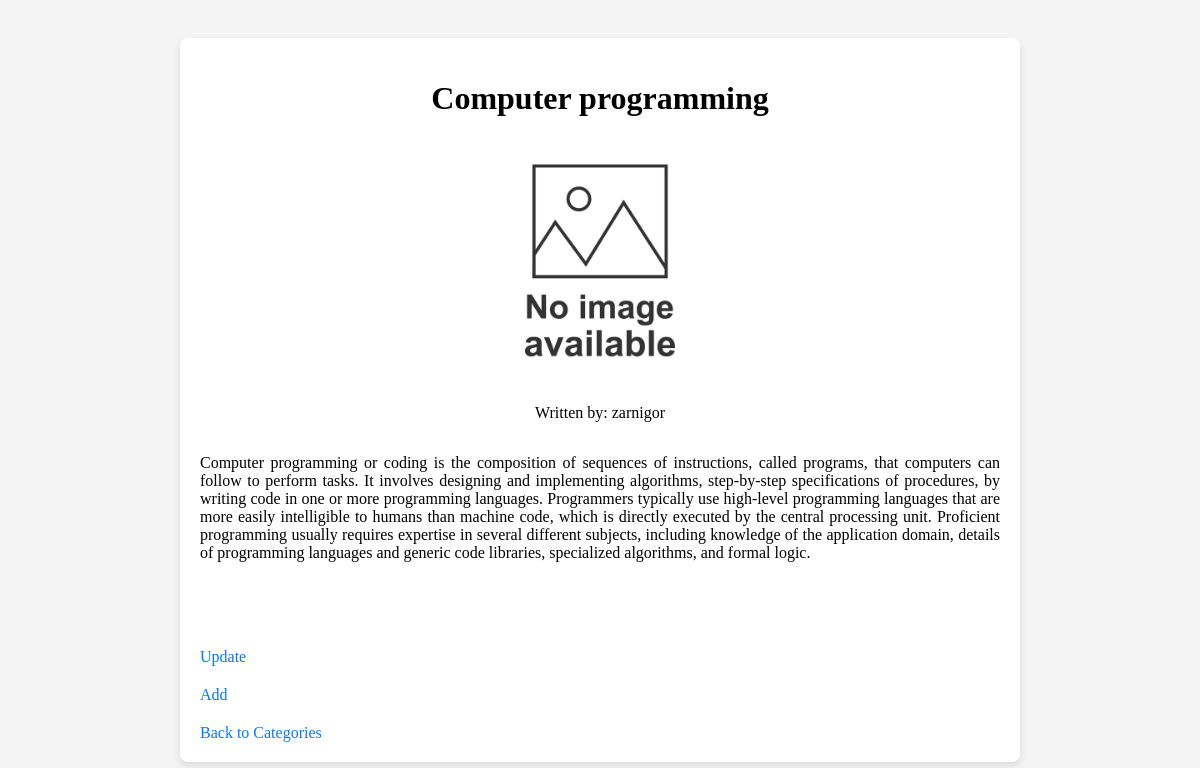
Page /blogs/articles-detail/1/ on the earlier database version.
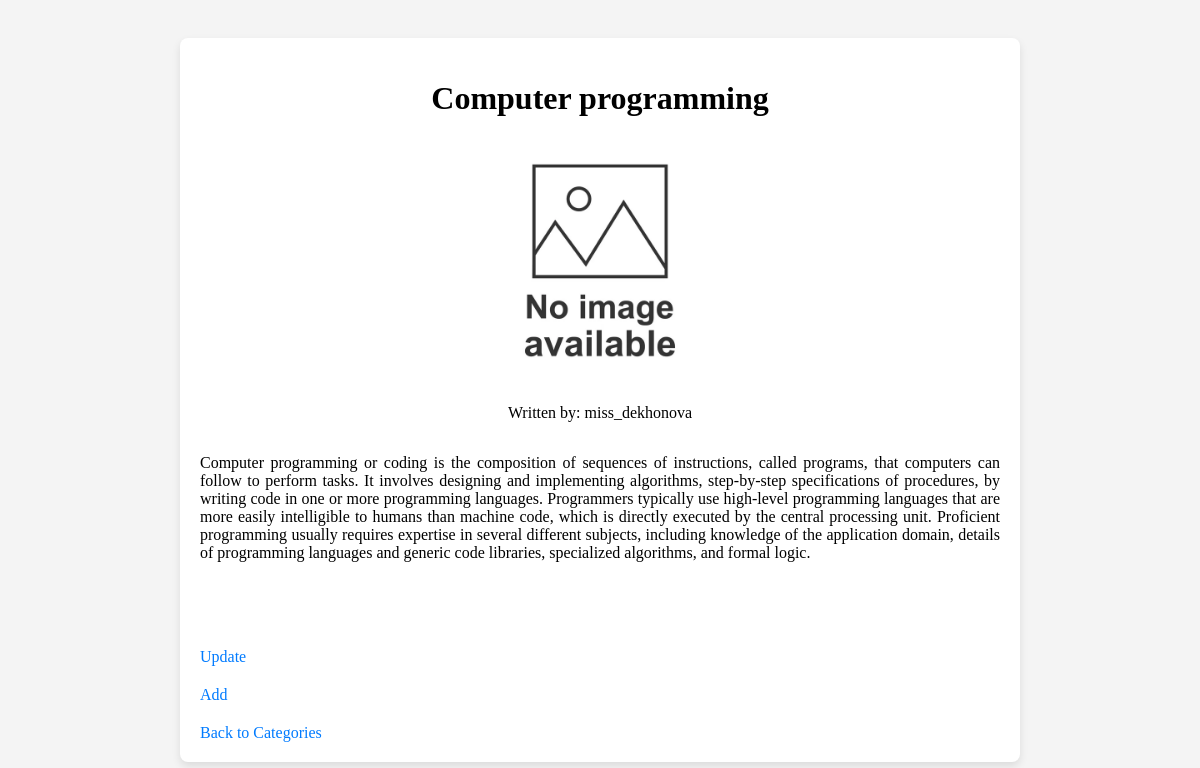
Same page on the later database version.
### blogs/models.py (models this page shows, shortened)
class Articles(models.Model):
    title = models.CharField(max_length=256, blank=True, null=True)
    author = models.ForeignKey(settings.AUTH_USER_MODEL, on_delete=models.CASCADE)
    category = models.ForeignKey(Category, on_delete=models.CASCADE)
    text = models.TextField(blank=True, null=True)
    star_given = models.IntegerField(
        default=0,
        validators=[
            MinValueValidator(0),
            MaxValueValidator(5)
        ]
    )
    image = models.ImageField(upload_to='article_images/', blank=True, null=True, default='default_images/not_available.png')
    created_at = models.DateTimeField(auto_now_add=True)
    updated_at = models.DateTimeField(auto_now=True)
    class Meta:
        db_table = 'articles'

### users/models.py (models this page shows)
class CustomUser(AbstractUser):
    image = models.ImageField(upload_to='users_images/', blank=True, null=True, default='default_images/user_image.png')
    groups = models.ManyToManyField(
        Group,
        related_name='custom_user_set',
        blank=True,
        help_text=(
            'The groups this user belongs to. A user will get all permissions '
            'granted to each of their groups.'
        ),
        related_query_name='custom_user',
    )
    user_permissions = models.ManyToManyField(
        Permission,
        related_name='custom_user_set',
        blank=True,
        help_text='Specific permissions for this user.',
        related_query_name='custom_user',
    )
    class Meta:
        db_table = 'customuser'
    def __str__(self):
        return f'{self.username}'

### blogs/views.py (the view)
# urls.py: path('articles-detail/<int:pk>/', ArticlesDetailView.as_view(), name='articles-detail'),
class ArticlesDetailView(View):
    def get(self, request, pk):
        article = Articles.objects.get(pk=pk)
        return render(request, 'blogs/articles_detail.html', {'article': article})

### templates/blogs/articles_detail.html (shortened to what this page needs)
<!DOCTYPE html>
<html lang="en">
<head>
</head>
<body>
    <div class="article-container">
        <h1>{{ article.title }}</h1>
        <img src="{{ article.image.url }}" alt="Article Image">
        <p>Written by: {{ article.author }}</p>
        <div class="content">
            <p>{{ article.text }}</p>
        </div>
        <div class="footer">
            <a href="{% url 'blogs:articles-update' article.pk %}">Update</a><br>
        </div>
        <div class="footer">
            <a href="{% url 'blogs:articles-add' %}">Add</a>
        </div>
        <div class="footer">
            <a href="{% url 'blogs:category-list' %}">Back to Categories</a>
        </div>
    </div>
</body>
</html>

### templates/blogs/articles_detail.html (style rules this page uses)
body { display: flex; justify-content: center; align-items: center; min-height: 100vh; margin: 0; font-family: Times New Roman, sans-serif; background-color: #f4f4f4; }
.article-container { display: flex; flex-direction: column; align-items: center; max-width: 800px; padding: 20px; background: white; border-radius: 8px; box-shadow: 0 4px 8px rgba(0,0,0,0.1); text-align: center; }
.article-container img { display: block; margin: 0 auto; height: 250px; width: auto; }
.article-container .content p { text-align: justify; }
.footer { align-self: flex-start; margin-top: 20px; }
.footer a { text-decoration: none; color: #007BFF; }
.content { margin-bottom: 50px; }

Differences in the rows shown:
changed Articles "Computer programming": author "zarnigor" → "miss_dekhonova"
